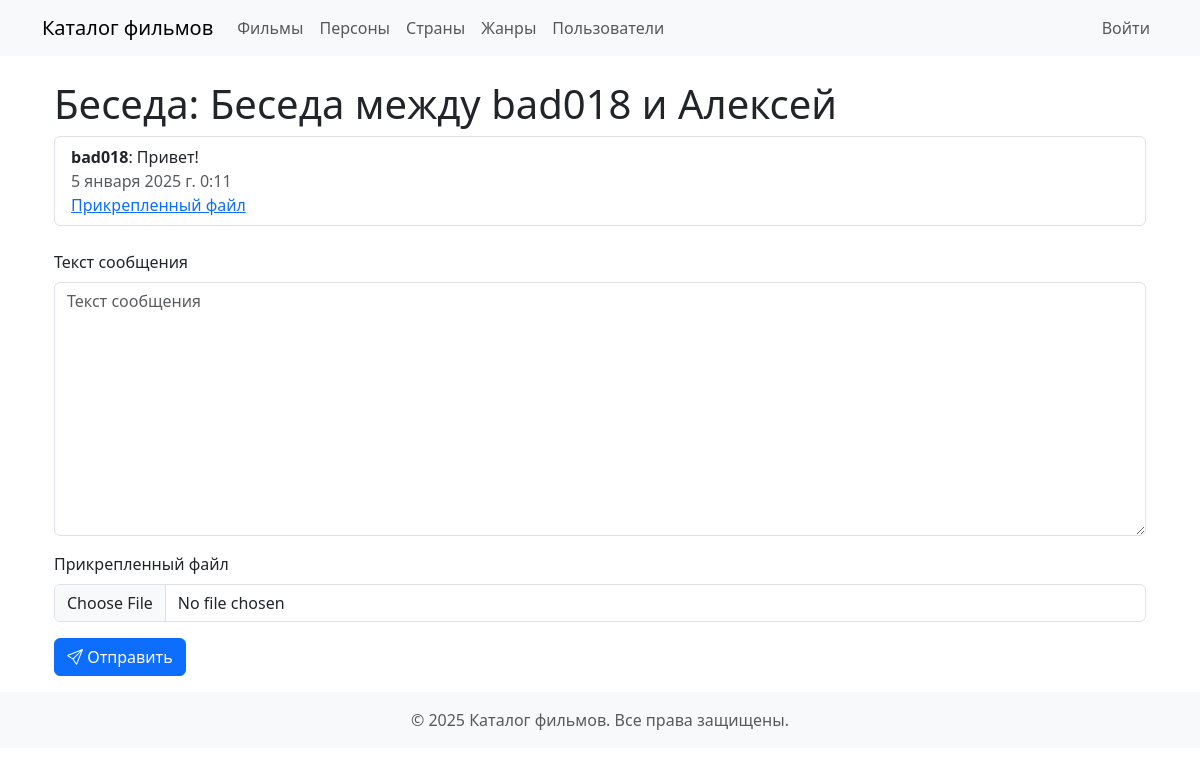
The page /accounts/conversation/18/ on the database its author committed.
### accounts/models.py (models this page shows, shortened)
class Conversation(MyModel):
    participants = models.ManyToManyField(
        settings.AUTH_USER_MODEL,  # Участники беседы
        verbose_name="Участники",
        blank=True
    )
    subject = models.CharField("Тема", max_length=255)
    created_at = models.DateTimeField("Дата создания", auto_now_add=True)
    class Meta:
        ordering = ["-created_at"]
        verbose_name = "Беседа"
        verbose_name_plural = "Беседы"

class Message(models.Model):
    sender = models.ForeignKey(
        settings.AUTH_USER_MODEL,
        on_delete=models.CASCADE,
        related_name='sent_messages',
        verbose_name="Отправитель"
    )
    recipient = models.ForeignKey(
        settings.AUTH_USER_MODEL,
        on_delete=models.CASCADE,
        related_name='received_messages',
        verbose_name="Получатель"
    )
    conversation = models.ForeignKey(
        'Conversation',
        on_delete=models.CASCADE,
        related_name='messages',
        verbose_name="Беседа",
        default=1
    )
    content = models.TextField("Текст сообщения")
    attachment = models.FileField("Прикрепленный файл", blank=True, null=True)
    created_at = models.DateTimeField("Дата создания", auto_now_add=True)
    class Meta:
        ordering = ["-created_at"]
        verbose_name = "Сообщение"
        verbose_name_plural = "Сообщения"

### accounts/views.py (the view)
# urls.py: path('conversation/<int:conversation_id>/', views.conversation_detail, name='conversation_detail'),
def conversation_detail(request, conversation_id):
    conversation = get_object_or_404(Conversation, id=conversation_id)
    messages_list = conversation.messages.all().order_by('created_at')
    if request.method == 'POST':
        form = MessageForm(request.POST, request.FILES)
        if form.is_valid():
            message = form.save(commit=False)
            message.sender = request.user
            message.conversation = conversation
            participants = conversation.participants.exclude(id=request.user.id)
            if participants.exists():
                message.recipient = participants.first()  # Отправляем первому участнику
            else:
                messages.error(request, 'Невозможно отправить сообщение: нет получателя.')
                return redirect('accounts:conversation_detail', conversation_id=conversation.id)
            message.save()
            return redirect('accounts:conversation_detail', conversation_id=conversation.id)
    else:
        form = MessageForm()
    return render(request, 'accounts/conversation/detail.html', {
        'conversation': conversation,
        'messages': messages_list,
        'form': form,
    })

### accounts/forms.py
class MessageForm(forms.ModelForm):
    class Meta:
        model = Message
        fields = ['content', 'attachment']

### films/templatetags/films_tags.py (called while the page is built)
@register.filter
def model_verbose_name_plural(cls_name):
    Model = apps.get_model(*cls_name.split(":"))
    return Model._meta.verbose_name_plural

### accounts/templates/accounts/conversation/detail.html (shortened to what this page needs)
{% extends 'accounts/base.html' %}
{% load user_tags %}
{% load django_bootstrap5 %}
{% block content %}
<div class="container mt-4">
    <h1>Беседа: {{ conversation.subject }}</h1>
    <div class="list-group">
        {% for message in messages %}
        <div class="list-group-item">
            <strong>{{ message.sender.username }}</strong>: {{ message.content }}
            <div class="text-muted">
                {{ message.created_at }}
                {% if message.attachment %}
                <br>
                <a href="{{ message.attachment.url }}" target="_blank">Прикрепленный файл</a>
                {% endif %}
            </div>
        </div>
        {% empty %}
        <div class="alert alert-info">В этой беседе пока нет сообщений.</div>
        {% endfor %}
    </div>
    <div class="mt-4">
        <form method="post" enctype="multipart/form-data">
            {% bootstrap_form form %}
            <button type="submit" class="btn btn-primary">
                <i class="bi-send"></i> Отправить
            </button>
        </form>
    </div>
</div>
{% endblock %}

### accounts/static/accounts/css/messages.css (style rules this page uses)
:root { --alert-success: #d1e7dd; --alert-error: #f8d7da; --alert-info: #cff4fc; --alert-warning: #fff3cd; }

### rows shown on the page
Conversation: subject "Беседа между bad018 и Алексей"
Message: sender.username "bad018", content "Привет!", created_at "5 января 2025 г. 0:11"

### other values the page prints
{{ 'films:film'|model_verbose_name_plural }} "Фильмы"
{{ 'films:person'|model_verbose_name_plural }} "Персоны"
{{ 'films:country'|model_verbose_name_plural }} "Страны"
{{ 'films:genre'|model_verbose_name_plural }} "Жанры"
